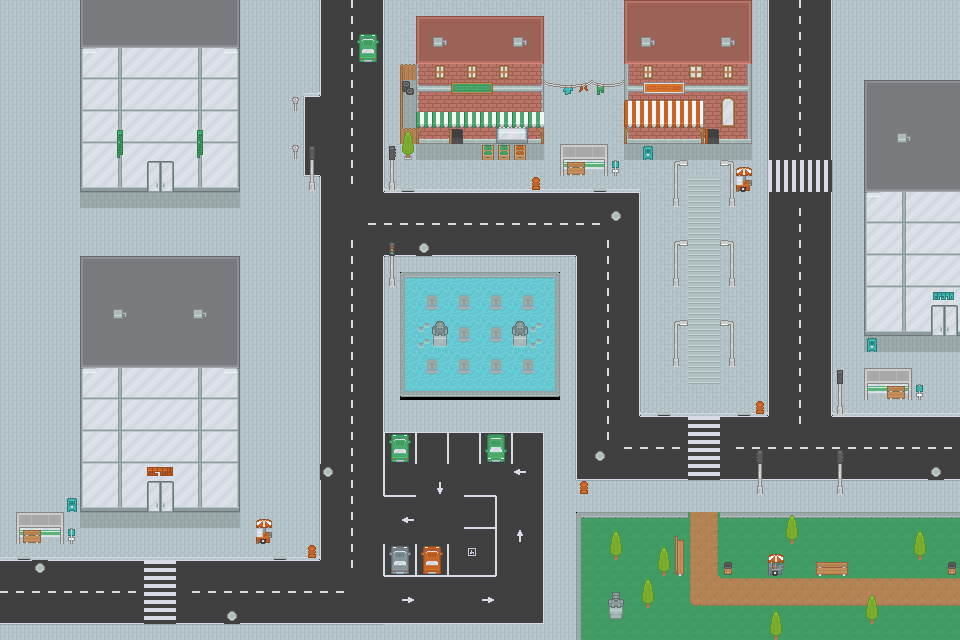

The image is a tile-based game level rendered from a .tmx file. Its description and source (layers, tilesets, objects; grid data summarised) follow:
An orthogonal 60x40 tile map with 16x16 px tiles, 4 tile layers (Kachelebene 1, Kachelebene 2, Kachelebene 3, Kachelebene 4) and 67 objects (8x Baum, 7x Klima, 6x Bushaltestelle, 6x Laterne, 6x Ampel, ...).

<map version="1.10" tiledversion="1.11.2" orientation="orthogonal" renderorder="right-down" width="60" height="40" tilewidth="16" tileheight="16" infinite="0" nextlayerid="6" nextobjectid="77">
 <tileset firstgid="1" name="City" tilewidth="16" tileheight="16" spacing="1" tilecount="1036" columns="37">
  <image source="tilemap.png" width="628" height="475" />
 </tileset>
 <layer id="1" name="Kachelebene 1" width="60" height="40">
  <data>[2400 cells, 544 non-empty, 7 distinct tile ids]</data>
 </layer>
 <layer id="2" name="Kachelebene 2" width="60" height="40">
  <data>[2400 cells, 1879 non-empty, 89 distinct tile ids]</data>
 </layer>
 <layer id="3" name="Kachelebene 3" width="60" height="40">
  <data>[2400 cells, 577 non-empty, 83 distinct tile ids]</data>
 </layer>
 <layer id="4" name="Kachelebene 4" width="60" height="40">
  <data>[2400 cells, 81 non-empty, 42 distinct tile ids]</data>
 </layer>
 <objectgroup id="5" name="Logik">
  <object id="1" name="Spawn" type="Spawn" x="0.5" y="591.5" width="16" height="32.5" />
  <object id="2" name="Ziel" type="Ziel" x="951.75" y="448.25" width="8.75" height="32" />
  <object id="3" name="Pfad" type="Pfad" x="0" y="592">
   <polyline points="0,0 352,0 352,-370 608,-370 608,-144 960,-144" />
  </object>
  <object id="4" name="PfadAussen" type="PfadAussen" x="1.33333" y="624">
   <polygon points="0,0 541.667,0 542,-191.333 382.667,-191.667 383.333,-369 574.667,-368 575,-144.667 958,-144.333 958,-208.333 829.667,-209.667 830,-623.333 767,-623.667 767,-208.667 638.333,-208 638.333,-432 381.667,-432.667 382,-623.667 318.667,-623.667 319,-530.667 302.333,-527.667 303,-448.333 318.333,-448.333 318.667,-65.6667 -0.333333,-64.6667" />
  </object>
  <object id="5" name="Baum" type="Baum" x="655.818" y="543.636" width="16" height="32.5455" />
  <object id="6" name="Baum" type="Baum" x="640.364" y="576.091" width="16" height="32.5455" />
  <object id="7" name="Baum" type="Baum" x="607.636" y="527.909" width="16" height="32.5455" />
  <object id="8" name="Baum" type="Baum" x="783.636" y="512.091" width="16" height="32.5455" />
  <object id="9" name="Baum" type="Baum" x="912.545" y="527.727" width="16" height="32.5455" />
  <object id="10" name="Baum" type="Baum" x="864.364" y="591.727" width="16" height="32.5455" />
  <object id="11" name="Baum" type="Baum" x="400.625" y="127.602" width="16" height="32.5455" />
  <object id="12" name="Baum" type="Baum" x="768.125" y="607.852" width="16" height="32.5455" />
  <object id="13" name="Bank" type="Bank" x="816.25" y="559.25" width="32.25" height="16.25" />
  <object id="14" name="Bank" type="Bank" x="672.25" y="528.25" width="15" height="47.25" />
  <object id="15" name="Mistkübel" type="Mistkübel" x="720.25" y="559.5" width="15.5" height="16.25" />
  <object id="16" name="FoodTruck" type="FoodTruck" x="768" y="543.75" width="15.5" height="32.5" />
  <object id="17" name="FoodTruck" type="FoodTruck" x="255.75" y="510.667" width="15.5" height="32.5" />
  <object id="18" name="FoodTruck" type="FoodTruck" x="736.25" y="158.417" width="15.5" height="32.5" />
  <object id="19" name="Statue" type="Statue" x="608.125" y="591.875" width="16" height="32.25" />
  <object id="20" name="Bushaltestelle" type="Bushaltestelle" x="16.1818" y="511.818" width="47.4545" height="32.3636" />
  <object id="23" name="Bushaltestelle" type="Bushaltestelle" x="560.939" y="144.818" width="47.4545" height="32.3636" />
  <object id="24" name="Bushaltestelle" type="Bushaltestelle" x="863.939" y="368.485" width="47.4545" height="32.3636" />
  <object id="25" name="Bushaltestelle" type="Bushaltestelle" x="911.818" y="384" width="16.3636" height="16" />
  <object id="26" name="Bushaltestelle" type="Bushaltestelle" x="608.152" y="160.333" width="16.3636" height="16" />
  <object id="27" name="Bushaltestelle" type="Bushaltestelle" x="63.6364" y="528" width="16.3636" height="16" />
  <object id="28" name="Postkastl" type="Postkastl" x="64.1818" y="495.818" width="15.8182" height="16.1818" />
  <object id="29" name="Postkastl" type="Postkastl" x="639.841" y="143.409" width="15.8182" height="16.1818" />
  <object id="30" name="Postkastl" type="Postkastl" x="864.341" y="335.659" width="15.8182" height="16.1818" />
  <object id="31" name="Hydrant" type="Hydrant" x="576.5" y="480.5" width="15.625" height="15.5" />
  <object id="32" name="Hydrant" type="Hydrant" x="752.521" y="400.25" width="15.625" height="15.5" />
  <object id="34" name="Hydrant" type="Hydrant" x="304" y="543.875" width="15.625" height="15.5" />
  <object id="35" name="Hydrant" type="Hydrant" x="528.188" y="176.068" width="15.625" height="15.5" />
  <object id="36" name="Gemuese" type="Gemuese" x="480.091" y="143.727" width="47.9091" height="16.2727" />
  <object id="37" name="Brunnen" type="Brunnen" x="400.25" y="272" width="159.75" height="127.5" />
  <object id="38" name="HausFront" type="HausFront" x="80.6667" y="367.667" width="158" height="143" />
  <object id="39" name="Dach" type="Dach" x="81" y="255.333" width="158.333" height="112" />
  <object id="40" name="Dach" type="Dach" x="81.3333" y="0" width="158.333" height="47.6667" />
  <object id="41" name="HausFront" type="HausFront" x="80.3333" y="47.3333" width="159.667" height="144.333" />
  <object id="42" name="HausFront" type="HausFront" x="864.75" y="189.25" width="95.5" height="147" />
  <object id="43" name="Dach" type="Dach" x="864.5" y="79.25" width="95.75" height="111.5" />
  <object id="45" name="Mistkübel" type="Mistkübel" x="944.583" y="560.542" width="15.5" height="16.25" />
  <object id="46" name="HausFront" type="HausFront" x="417.273" y="64" width="126.727" height="79.6364" />
  <object id="47" name="Dach" type="Dach" x="416.182" y="16.1818" width="127.455" height="47.0909" />
  <object id="48" name="HausFront" type="HausFront" x="625" y="63" width="126.75" height="80.5" />
  <object id="49" name="Dach" type="Dach" x="624.25" y="0" width="127.5" height="62.5" />
  <object id="50" name="Laterne" type="Laterne" x="672.091" y="160.091" width="15.9091" height="47.7273" />
  <object id="51" name="Laterne" type="Laterne" x="672.045" y="240.136" width="15.9091" height="47.7273" />
  <object id="52" name="Laterne" type="Laterne" x="672.045" y="319.636" width="15.9091" height="47.7273" />
  <object id="53" name="Laterne" type="Laterne" x="720.045" y="320.636" width="15.9091" height="47.7273" />
  <object id="54" name="Laterne" type="Laterne" x="720.545" y="240.136" width="15.9091" height="47.7273" />
  <object id="55" name="Laterne" type="Laterne" x="720.795" y="160.136" width="15.9091" height="47.7273" />
  <object id="56" name="Ampel" type="Ampel" x="384.25" y="240" width="15.75" height="47.875" />
  <object id="58" name="Ampel" type="Ampel" x="384.625" y="143.563" width="15.75" height="47.875" />
  <object id="59" name="Ampel" type="Ampel" x="304.375" y="144.563" width="15.75" height="47.875" />
  <object id="60" name="Ampel" type="Ampel" x="752.489" y="447.881" width="15.75" height="47.875" />
  <object id="61" name="Ampel" type="Ampel" x="831.943" y="448.608" width="15.75" height="47.875" />
  <object id="62" name="Ampel" type="Ampel" x="832.125" y="367.313" width="15.75" height="47.875" />
  <object id="63" name="Parkzähler" type="Parkzähler" x="288.063" y="143.875" width="16.25" height="16" />
  <object id="64" name="Parkzähler" type="Parkzähler" x="287.875" y="95.9375" width="15.9375" height="16.125" />
  <object id="67" name="Klima" type="Klima" x="112.125" y="303.875" width="16" height="16.125" />
  <object id="68" name="Klima" type="Klima" x="192" y="303.938" width="16" height="16.125" />
  <object id="69" name="Klima" type="Klima" x="431.625" y="31.9375" width="16" height="16.125" />
  <object id="70" name="Klima" type="Klima" x="512" y="31.9375" width="16" height="16.125" />
  </objectgroup>
</map>
<!-- 4 of 67 objects omitted -->
